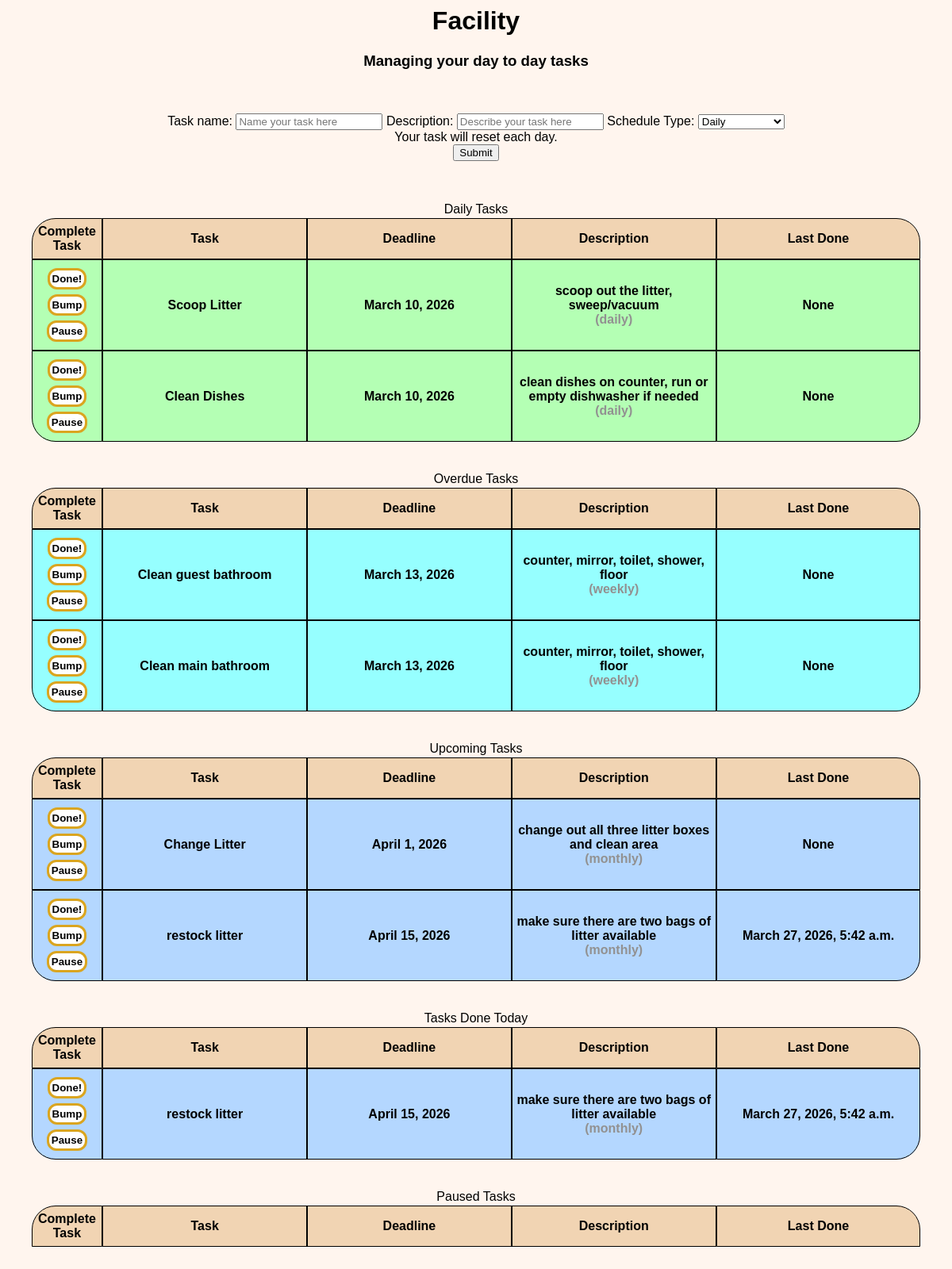
The page /log_task/2 on the database its author committed.
### todo/models.py (models this page shows, shortened)
class Tasks(models.Model):
    task_id = models.AutoField(primary_key=True)
    taskname = models.TextField()
    description = models.TextField(blank=True, null=True)
    deadline = models.DateField(blank=True, null=True)
    schedule_type = models.TextField(default="daily") #daily, weekly, monthly, quarterly, yearly, period, single
    interval = models.IntegerField(blank=True, null=True)
    status = models.TextField(default="active") #active, paused, archive
    previous = models.DateTimeField(blank=True, null=True)
    def next_deadline(self):
        today = date.today()
        if self.schedule_type == "daily":
            self.deadline = today + timedelta(days=1)
        elif self.schedule_type == "weekly":
            gap = ((int(self.interval) + 7) - today.weekday())%7
            self.deadline = today + timedelta(days=gap)
        elif self.schedule_type == "monthly":
            if today.day >= self.interval:
                if today.month == 12:
                    today.year += 1
                month = today.month + 1
            else:
                month = today.month
            self.deadline = date(today.year, month, self.interval)
        return self.deadline
    def get_task_dict(self):
        task_dict = {
            "task_id": self.task_id,
            "taskname": self.taskname,
            "description": self.description,
            "deadline": str(self.deadline),
            "schedule_type": self.schedule_type,
            "interval": self.interval,
            "status": self.status,
            "previous": str(self.previous)
        }
        return task_dict

### todo/views.py (the view)
# urls.py: path('log_task/<int:task_id>', views.log_task, name="log_task"),
def log_task(request, task_id):
    timestamp = datetime.now()
    task = Tasks.objects.get(task_id=task_id)
    task_dict = task.get_task_dict()
    new_log = Logs(
        task = task,
        timestamp = timestamp,
        delay = task.interval, #change this to a timedelta?
        data = json.dumps(task_dict)
    )
    new_log.save()
    task.previous = timestamp
    if task.schedule_type == "single":
        task.status = "archived"
        task.save()
        response = home(request)
        return response
    task.deadline = task.next_deadline()
    task.save()
    response = home(request)
    return response

### todo/views.py (called while the page is built)
def home(request):
    task_data = Tasks.objects #.filter(user=request.user)
    task_groups = get_task_groups(task_data)
    response = render(request, "dashboard.html", context={"task_groups": task_groups})
    return response

### todo/Templates/dashboard.html (shortened to what this page needs)
{% extends 'base.html' %}
{% block content %}
<html>
<body>
    <h1>Facility</h1>
    <h3>Managing your day to day tasks</h3>
<br>
<br>
<form id="new_task" class="centered">
    <label for name="taskname">Task name:</label>
        <input type="text" name="taskname" placeholder="Name your task here">
    <label for name="description">Description:</label>
        <input type="text" name="description" placeholder="Describe your task here">
    <label for name="schedule_type">Schedule Type:</label>
        <select name="schedule_type" hx-trigger="change" hx-post="/schedule_type_select" hx-target="#interval_selector" hx-swap="OuterHTML" hx-include="#schedule_type">
            <option value="daily">Daily</option>
        </select>
    <div class="interval_selector" id="interval_selector">
        <label for name="interval">Your task will reset each day.</label>
            <input type="hidden" name="interval" value="1"></div>
    <input type="submit" hx-post="/create_task/" hx-target="#new_task" hx-swap="OuterHTML" hx-includes="#new_task">
</form>
<br><br>
<table class="center_table" id="daily">
    <caption>Daily Tasks</caption>
    <tr>
        <th class="button_column">Complete Task</th>
        <th>Task</th>
        <th>Deadline</th>
        <th>Description</th>
        <th>Last Done</th>
    </tr>
    {% for task in task_groups.daily %}
    <tr class="{{task.schedule_type}}">
        <td id="task_{{task.task_id}}" class="button_column">
            <button hx-post="/log_task/{{task.task_id}}" hx-target="body">Done!</button>
            <br><button hx-post="/bump_task/{{task.task_id}}" hx-target="body">Bump</button>
            <br><button hx-post="/pause_task/{{task.task_id}}" hx-target="body">Pause</button>
        </td>
        <td>{{task.taskname}}</td>
        <td>{{task.deadline}}</td>
        <td>{{task.description}}<br><div class="schedule_type">({{task.schedule_type}})</div></td>
        <td>{{task.previous}}</td>
    </tr>
    {% endfor %}
</table><br>
<br>
<table class="center_table" id="overdue">
    <caption>Overdue Tasks</caption>
    <tr>
        <th class="button_column">Complete Task</th>
        <th>Task</th>
        <th>Deadline</th>
        <th>Description</th>
        <th>Last Done</th>
    </tr>
    {% for task in task_groups.overdue %}
    <tr class="{{task.schedule_type}}">
        <td id="task_{{task.task_id}}" class="button_column">
            <button hx-post="/log_task/{{task.task_id}}" hx-target="body">Done!</button>
            <br><button hx-post="/bump_task/{{task.task_id}}" hx-target="body">Bump</button>
            <br><button hx-post="/pause_task/{{task.task_id}}" hx-target="body">Pause</button>
        </td>
        <td>{{task.taskname}}</td>
        <td>{{task.deadline}}</td>
        <td>{{task.description}}<br><div class="schedule_type">({{task.schedule_type}})</div></td>
        <td>{{task.previous}}</td>
    </tr>
    {% endfor %}
</table><br>
<br>
<table class="center_table" id="upcoming">
    <caption>Upcoming Tasks</caption>
    <tr>
        <th class="button_column">Complete Task</th>
        <th>Task</th>
        <th>Deadline</th>
        <th>Description</th>
        <th>Last Done</th>
    </tr>
    {% for task in task_groups.upcoming %}
    <tr class="{{task.schedule_type}}">
        <td id="task_{{task.task_id}}" class="button_column">
            <button hx-post="/log_task/{{task.task_id}}" hx-target="body">Done!</button>
            <br><button hx-post="/bump_task/{{task.task_id}}" hx-target="body">Bump</button>
            <br><button hx-post="/pause_task/{{task.task_id}}" hx-target="body">Pause</button>
        </td>
        <td>{{task.taskname}}</td>
        <td>{{task.deadline}}</td>
        <td>{{task.description}}<br><div class="schedule_type">({{task.schedule_type}})</div></td>
        <td>{{task.previous}}</td>
    </tr>
    {% endfor %}
</table>
<br>
<br>
<table class="center_table" id="today">
    <caption>Tasks Done Today</caption>
    <tr>
        <th class="button_column">Complete Task</th>
        <th>Task</th>
        <th>Deadline</th>
        <th>Description</th>
        <th>Last Done</th>
    </tr>
    {% for task in task_groups.today %}
    <tr class="{{task.schedule_type}}">
        <td id="task_{{task.task_id}}" class="button_column">
            <button hx-post="/log_task/{{task.task_id}}" hx-target="body">Done!</button>
            <br><button hx-post="/bump_task/{{task.task_id}}" hx-target="body">Bump</button>
            <br><button hx-post="/pause_task/{{task.task_id}}" hx-target="body">Pause</button>
        </td>
        <td>{{task.taskname}}</td>
        <td>{{task.deadline}}</td>
        <td>{{task.description}}<br><div class="schedule_type">({{task.schedule_type}})</div></td>
        <td>{{task.previous}}</td>
    </tr>
    {% endfor %}
</table><br>
<br>
<table class="center_table" id="paused">
    <caption>Paused Tasks</caption>
    <tr>
        <th class="button_column">Complete Task</th>
        <th>Task</th>
        <th>Deadline</th>
        <th>Description</th>
        <th>Last Done</th>
    </tr>
</table>
<br>
</body>
</html>
{% endblock %}

### static/base.css (style rules this page uses)
* { font-family: 'Trebuchet MS', 'Lucida Sans Unicode', 'Lucida Grande', 'Lucida Sans', Arial, sans-serif; }
body { background-color: seashell; }
h1 { text-align: center; }
h3 { text-align: center; }
button { background-color: white; font-weight: bold; border-style: solid; border-color: goldenrod; border-radius: 12px; border-width: 3px; color: black; padding: 3px; margin: 3px; }
.centered { text-align: center; }
.center_table { margin: 0px auto; width: 95%; padding: 2px; border-collapse: separate; border-spacing: 0; }
.center_table th { background-color: rgb(241, 212, 179); width: 23%; border: 1px solid; font-weight: 600; text-align: center; padding: 7px; }
.center_table td { border: 1px solid; width: 23%; font-weight: 600; text-align: center; padding-top: 7px; padding-bottom: 7px; }
.center_table th:first-of-type { border-top-left-radius: 30px; width: 8%; }
.center_table th:last-of-type { border-top-right-radius: 30px; }
.center_table tr:last-of-type td:first-of-type { border-bottom-left-radius: 30px; }
.center_table tr:last-of-type td:last-of-type { border-bottom-right-radius: 30px; }
.center_table td.button_column { width: 8%; }
.daily { background-color: #B4FFB4; }
.weekly { background-color: #96FFFF; }
.monthly { background-color: #B4D7FF; }
.schedule_type { color: rgb(146, 145, 145); }

### rows shown on the page
Tasks: taskname "Scoop Litter", deadline "March 10, 2026", description "scoop out the litter, sweep/vacuum", schedule_type "daily", previous "None"
Tasks: taskname "Clean Dishes", deadline "March 10, 2026", description "clean dishes on counter, run or empty dishwasher if needed", schedule_type "daily", previous "None"
Tasks: taskname "Clean guest bathroom", deadline "March 13, 2026", description "counter, mirror, toilet, shower, floor", schedule_type "weekly", previous "None"
Tasks: taskname "Clean main bathroom", deadline "March 13, 2026", description "counter, mirror, toilet, shower, floor", schedule_type "weekly", previous "None"
Tasks: taskname "Change Litter", deadline "April 1, 2026", description "change out all three litter boxes and clean area", schedule_type "monthly", previous "None"
Tasks: taskname "restock litter", deadline "April 15, 2026", description "make sure there are two bags of litter available", schedule_type "monthly", previous "March 27, 2026, 5:42 a.m."
